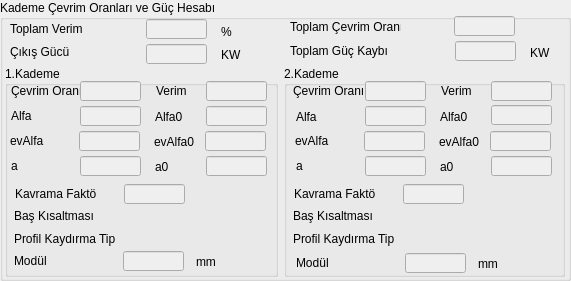
     <widget class="QGroupBox" name="groupBox_5">
      <property name="geometry">
       <rect>
        <x>5</x>
        <y>355</y>
        <width>571</width>
        <height>281</height>
       </rect>
      </property>
      <property name="title">
       <string>Kademe Çevrim Oranları ve Güç Hesabı</string>
      </property>
      <widget class="QLabel" name="label_46">
       <property name="geometry">
        <rect>
         <x>530</x>
         <y>42</y>
         <width>31</width>
         <height>21</height>
        </rect>
       </property>
       <property name="text">
        <string>KW</string>
       </property>
      </widget>
      <widget class="QLineEdit" name="lineEdit_14">
       <property name="enabled">
        <bool>false</bool>
       </property>
       <property name="geometry">
        <rect>
         <x>455</x>
         <y>41</y>
         <width>61</width>
         <height>20</height>
        </rect>
       </property>
      </widget>
      <widget class="QLabel" name="label_42">
       <property name="geometry">
        <rect>
         <x>290</x>
         <y>43</y>
         <width>111</width>
         <height>16</height>
        </rect>
       </property>
       <property name="text">
        <string>Toplam Güç Kaybı</string>
       </property>
      </widget>
      <widget class="QLabel" name="label_40">
       <property name="geometry">
        <rect>
         <x>290</x>
         <y>19</y>
         <width>111</width>
         <height>16</height>
        </rect>
       </property>
       <property name="text">
        <string>Toplam Çevrim Oranı</string>
       </property>
      </widget>
      <widget class="QLineEdit" name="lineEdit_12">
       <property name="enabled">
        <bool>false</bool>
       </property>
       <property name="geometry">
        <rect>
         <x>454</x>
         <y>16</y>
         <width>61</width>
         <height>20</height>
        </rect>
       </property>
      </widget>
      <widget class="QLabel" name="label_39">
       <property name="geometry">
        <rect>
         <x>10</x>
         <y>21</y>
         <width>81</width>
         <height>16</height>
        </rect>
       </property>
       <property name="text">
        <string>Toplam Verim</string>
       </property>
      </widget>
      <widget class="QLabel" name="label_47">
       <property name="geometry">
        <rect>
         <x>221</x>
         <y>21</y>
         <width>31</width>
         <height>21</height>
        </rect>
       </property>
       <property name="text">
        <string>%</string>
       </property>
      </widget>
      <widget class="QLineEdit" name="lineEdit_11">
       <property name="enabled">
        <bool>false</bool>
       </property>
       <property name="geometry">
        <rect>
         <x>146</x>
         <y>19</y>
         <width>61</width>
         <height>20</height>
        </rect>
       </property>
      </widget>
      <widget class="QLabel" name="label_41">
       <property name="geometry">
        <rect>
         <x>10</x>
         <y>44</y>
         <width>111</width>
         <height>16</height>
        </rect>
       </property>
       <property name="text">
        <string>Çıkış Gücü</string>
       </property>
      </widget>
      <widget class="QLabel" name="label_45">
       <property name="geometry">
        <rect>
         <x>221</x>
         <y>44</y>
         <width>31</width>
         <height>21</height>
        </rect>
       </property>
       <property name="text">
        <string>KW</string>
       </property>
      </widget>
      <widget class="QLineEdit" name="lineEdit_13">
       <property name="enabled">
        <bool>false</bool>
       </property>
       <property name="geometry">
        <rect>
         <x>146</x>
         <y>44</y>
         <width>61</width>
         <height>20</height>
        </rect>
       </property>
      </widget>
      <widget class="QGroupBox" name="groupBox_6">
       <property name="geometry">
        <rect>
         <x>284</x>
         <y>66</y>
         <width>281</width>
         <height>211</height>
        </rect>
       </property>
       <property name="title">
        <string>2.Kademe</string>
       </property>
       <widget class="QLabel" name="label_44">
        <property name="geometry">
         <rect>
          <x>9</x>
          <y>15</y>
          <width>71</width>
          <height>20</height>
         </rect>
        </property>
        <property name="text">
         <string>Çevrim Oranı</string>
        </property>
       </widget>
       <widget class="QLabel" name="label_71">
        <property name="geometry">
         <rect>
          <x>155</x>
          <y>66</y>
          <width>51</width>
          <height>20</height>
         </rect>
        </property>
        <property name="text">
         <string>evAlfa0</string>
        </property>
       </widget>
       <widget class="QLineEdit" name="lineEdit_30">
        <property name="enabled">
         <bool>false</bool>
        </property>
        <property name="geometry">
         <rect>
          <x>207</x>
          <y>90</y>
          <width>61</width>
          <height>20</height>
         </rect>
        </property>
       </widget>
       <widget class="QLineEdit" name="lineEdit_29">
        <property name="enabled">
         <bool>false</bool>
        </property>
        <property name="geometry">
         <rect>
          <x>207</x>
          <y>39</y>
          <width>61</width>
          <height>20</height>
         </rect>
        </property>
       </widget>
       <widget class="QLineEdit" name="lineEdit_26">
        <property name="enabled">
         <bool>false</bool>
        </property>
        <property name="geometry">
         <rect>
          <x>81</x>
          <y>15</y>
          <width>61</width>
          <height>20</height>
         </rect>
        </property>
       </widget>
       <widget class="QLabel" name="label_69">
        <property name="geometry">
         <rect>
          <x>12</x>
          <y>41</y>
          <width>71</width>
          <height>20</height>
         </rect>
        </property>
        <property name="text">
         <string>Alfa</string>
        </property>
       </widget>
       <widget class="QLineEdit" name="lineEdit_32">
        <property name="enabled">
         <bool>false</bool>
        </property>
        <property name="geometry">
         <rect>
          <x>81</x>
          <y>40</y>
          <width>61</width>
          <height>20</height>
         </rect>
        </property>
       </widget>
       <widget class="QLineEdit" name="lineEdit_27">
        <property name="enabled">
         <bool>false</bool>
        </property>
        <property name="geometry">
         <rect>
          <x>206</x>
          <y>65</y>
          <width>61</width>
          <height>20</height>
         </rect>
        </property>
       </widget>
       <widget class="QLineEdit" name="lineEdit_28">
        <property name="enabled">
         <bool>false</bool>
        </property>
        <property name="geometry">
         <rect>
          <x>81</x>
          <y>90</y>
          <width>61</width>
          <height>20</height>
         </rect>
        </property>
       </widget>
       <widget class="QLineEdit" name="lineEdit_25">
        <property name="enabled">
         <bool>false</bool>
        </property>
        <property name="geometry">
         <rect>
          <x>80</x>
          <y>65</y>
          <width>61</width>
          <height>20</height>
         </rect>
        </property>
       </widget>
       <widget class="QLabel" name="label_67">
        <property name="geometry">
         <rect>
          <x>156</x>
          <y>41</y>
          <width>51</width>
          <height>20</height>
         </rect>
        </property>
        <property name="text">
         <string>Alfa0</string>
        </property>
       </widget>
       <widget class="QLineEdit" name="lineEdit_31">
        <property name="enabled">
         <bool>false</bool>
        </property>
        <property name="geometry">
         <rect>
          <x>207</x>
          <y>15</y>
          <width>61</width>
          <height>20</height>
         </rect>
        </property>
       </widget>
       <widget class="QLabel" name="label_73">
        <property name="geometry">
         <rect>
          <x>156</x>
          <y>91</y>
          <width>51</width>
          <height>20</height>
         </rect>
        </property>
        <property name="text">
         <string>a0</string>
        </property>
       </widget>
       <widget class="QLabel" name="label_74">
        <property name="geometry">
         <rect>
          <x>157</x>
          <y>15</y>
          <width>41</width>
          <height>20</height>
         </rect>
        </property>
        <property name="text">
         <string>Verim</string>
        </property>
       </widget>
       <widget class="QLabel" name="label_72">
        <property name="geometry">
         <rect>
          <x>12</x>
          <y>90</y>
          <width>71</width>
          <height>20</height>
         </rect>
        </property>
        <property name="text">
         <string>a</string>
        </property>
       </widget>
       <widget class="QLabel" name="label_76">
        <property name="geometry">
         <rect>
          <x>11</x>
          <y>65</y>
          <width>71</width>
          <height>20</height>
         </rect>
        </property>
        <property name="text">
         <string>evAlfa</string>
        </property>
       </widget>
       <widget class="QLabel" name="label_70">
        <property name="geometry">
         <rect>
          <x>123</x>
          <y>140</y>
          <width>61</width>
          <height>20</height>
         </rect>
        </property>
        <property name="text">
         <string/>
        </property>
       </widget>
       <widget class="QLabel" name="label_77">
        <property name="geometry">
         <rect>
          <x>123</x>
          <y>163</y>
          <width>131</width>
          <height>20</height>
         </rect>
        </property>
        <property name="text">
         <string/>
        </property>
       </widget>
       <widget class="QLabel" name="label_68">
        <property name="geometry">
         <rect>
          <x>9</x>
          <y>140</y>
          <width>101</width>
          <height>20</height>
         </rect>
        </property>
        <property name="text">
         <string>Baş Kısaltması</string>
        </property>
       </widget>
       <widget class="QLineEdit" name="lineEdit_34">
        <property name="enabled">
         <bool>false</bool>
        </property>
        <property name="geometry">
         <rect>
          <x>119</x>
          <y>118</y>
          <width>61</width>
          <height>20</height>
         </rect>
        </property>
       </widget>
       <widget class="QLabel" name="label_75">
        <property name="geometry">
         <rect>
          <x>9</x>
          <y>163</y>
          <width>101</width>
          <height>20</height>
         </rect>
        </property>
        <property name="text">
         <string>Profil Kaydırma Tipi</string>
        </property>
       </widget>
       <widget class="QLabel" name="label_79">
        <property name="geometry">
         <rect>
          <x>10</x>
          <y>118</y>
          <width>81</width>
          <height>20</height>
         </rect>
        </property>
        <property name="text">
         <string>Kavrama Faktörü</string>
        </property>
       </widget>
       <widget class="QLabel" name="label_83">
        <property name="geometry">
         <rect>
          <x>12</x>
          <y>187</y>
          <width>81</width>
          <height>20</height>
         </rect>
        </property>
        <property name="text">
         <string>Modül</string>
        </property>
       </widget>
       <widget class="QLabel" name="label_82">
        <property name="geometry">
         <rect>
          <x>194</x>
          <y>188</y>
          <width>51</width>
          <height>20</height>
         </rect>
        </property>
        <property name="text">
         <string>mm</string>
        </property>
       </widget>
       <widget class="QLineEdit" name="lineEdit_36">
        <property name="enabled">
         <bool>false</bool>
        </property>
        <property name="geometry">
         <rect>
          <x>121</x>
          <y>187</y>
          <width>61</width>
          <height>20</height>
         </rect>
        </property>
       </widget>
      </widget>
      <widget class="QGroupBox" name="groupBox_7">
       <property name="geometry">
        <rect>
         <x>5</x>
         <y>66</y>
         <width>273</width>
         <height>211</height>
        </rect>
       </property>
       <property name="title">
        <string>1.Kademe</string>
       </property>
       <widget class="QLabel" name="label_48">
        <property name="geometry">
         <rect>
          <x>6</x>
          <y>15</y>
          <width>71</width>
          <height>20</height>
         </rect>
        </property>
        <property name="text">
         <string>Çevrim Oranı</string>
        </property>
       </widget>
       <widget class="QLineEdit" name="lineEdit_16">
        <property name="enabled">
         <bool>false</bool>
        </property>
        <property name="geometry">
         <rect>
          <x>75</x>
          <y>15</y>
          <width>61</width>
          <height>20</height>
         </rect>
        </property>
       </widget>
       <widget class="QLineEdit" name="lineEdit_18">
        <property name="enabled">
         <bool>false</bool>
        </property>
        <property name="geometry">
         <rect>
          <x>201</x>
          <y>15</y>
          <width>61</width>
          <height>20</height>
         </rect>
        </property>
       </widget>
       <widget class="QLabel" name="label_56">
        <property name="geometry">
         <rect>
          <x>151</x>
          <y>15</y>
          <width>41</width>
          <height>20</height>
         </rect>
        </property>
        <property name="text">
         <string>Verim</string>
        </property>
       </widget>
       <widget class="QLabel" name="label_57">
        <property name="geometry">
         <rect>
          <x>9</x>
          <y>163</y>
          <width>101</width>
          <height>20</height>
         </rect>
        </property>
        <property name="text">
         <string>Profil Kaydırma Tipi</string>
        </property>
       </widget>
       <widget class="QLabel" name="label_58">
        <property name="geometry">
         <rect>
          <x>123</x>
          <y>163</y>
          <width>131</width>
          <height>20</height>
         </rect>
        </property>
        <property name="text">
         <string/>
        </property>
       </widget>
       <widget class="QLabel" name="label_59">
        <property name="geometry">
         <rect>
          <x>123</x>
          <y>140</y>
          <width>61</width>
          <height>20</height>
         </rect>
        </property>
        <property name="text">
         <string/>
        </property>
       </widget>
       <widget class="QLabel" name="label_60">
        <property name="geometry">
         <rect>
          <x>9</x>
          <y>140</y>
          <width>101</width>
          <height>20</height>
         </rect>
        </property>
        <property name="text">
         <string>Baş Kısaltması</string>
        </property>
       </widget>
       <widget class="QLineEdit" name="lineEdit_19">
        <property name="enabled">
         <bool>false</bool>
        </property>
        <property name="geometry">
         <rect>
          <x>75</x>
          <y>40</y>
          <width>61</width>
          <height>20</height>
         </rect>
        </property>
       </widget>
       <widget class="QLabel" name="label_61">
        <property name="geometry">
         <rect>
          <x>6</x>
          <y>40</y>
          <width>71</width>
          <height>20</height>
         </rect>
        </property>
        <property name="text">
         <string>Alfa</string>
        </property>
       </widget>
       <widget class="QLabel" name="label_62">
        <property name="geometry">
         <rect>
          <x>150</x>
          <y>41</y>
          <width>51</width>
          <height>20</height>
         </rect>
        </property>
        <property name="text">
         <string>Alfa0</string>
        </property>
       </widget>
       <widget class="QLineEdit" name="lineEdit_20">
        <property name="enabled">
         <bool>false</bool>
        </property>
        <property name="geometry">
         <rect>
          <x>201</x>
          <y>40</y>
          <width>61</width>
          <height>20</height>
         </rect>
        </property>
       </widget>
       <widget class="QLabel" name="label_63">
        <property name="geometry">
         <rect>
          <x>5</x>
          <y>65</y>
          <width>71</width>
          <height>20</height>
         </rect>
        </property>
        <property name="text">
         <string>evAlfa</string>
        </property>
       </widget>
       <widget class="QLineEdit" name="lineEdit_21">
        <property name="enabled">
         <bool>false</bool>
        </property>
        <property name="geometry">
         <rect>
          <x>74</x>
          <y>65</y>
          <width>61</width>
          <height>20</height>
         </rect>
        </property>
       </widget>
       <widget class="QLabel" name="label_64">
        <property name="geometry">
         <rect>
          <x>149</x>
          <y>66</y>
          <width>51</width>
          <height>20</height>
         </rect>
        </property>
        <property name="text">
         <string>evAlfa0</string>
        </property>
       </widget>
       <widget class="QLineEdit" name="lineEdit_22">
        <property name="enabled">
         <bool>false</bool>
        </property>
        <property name="geometry">
         <rect>
          <x>200</x>
          <y>65</y>
          <width>61</width>
          <height>20</height>
         </rect>
        </property>
       </widget>
       <widget class="QLineEdit" name="lineEdit_23">
        <property name="enabled">
         <bool>false</bool>
        </property>
        <property name="geometry">
         <rect>
          <x>75</x>
          <y>90</y>
          <width>61</width>
          <height>20</height>
         </rect>
        </property>
       </widget>
       <widget class="QLabel" name="label_65">
        <property name="geometry">
         <rect>
          <x>150</x>
          <y>91</y>
          <width>51</width>
          <height>20</height>
         </rect>
        </property>
        <property name="text">
         <string>a0</string>
        </property>
       </widget>
       <widget class="QLineEdit" name="lineEdit_24">
        <property name="enabled">
         <bool>false</bool>
        </property>
        <property name="geometry">
         <rect>
          <x>201</x>
          <y>90</y>
          <width>61</width>
          <height>20</height>
         </rect>
        </property>
       </widget>
       <widget class="QLabel" name="label_66">
        <property name="geometry">
         <rect>
          <x>6</x>
          <y>90</y>
          <width>71</width>
          <height>20</height>
         </rect>
        </property>
        <property name="text">
         <string>a</string>
        </property>
       </widget>
       <widget class="QLineEdit" name="lineEdit_33">
        <property name="enabled">
         <bool>false</bool>
        </property>
        <property name="geometry">
         <rect>
          <x>119</x>
          <y>118</y>
          <width>61</width>
          <height>20</height>
         </rect>
        </property>
       </widget>
       <widget class="QLabel" name="label_78">
        <property name="geometry">
         <rect>
          <x>10</x>
          <y>118</y>
          <width>81</width>
          <height>20</height>
         </rect>
        </property>
        <property name="text">
         <string>Kavrama Faktörü</string>
        </property>
       </widget>
       <widget class="QLineEdit" name="lineEdit_35">
        <property name="enabled">
         <bool>false</bool>
        </property>
        <property name="geometry">
         <rect>
          <x>118</x>
          <y>185</y>
          <width>61</width>
          <height>20</height>
         </rect>
        </property>
       </widget>
       <widget class="QLabel" name="label_80">
        <property name="geometry">
         <rect>
          <x>9</x>
          <y>185</y>
          <width>81</width>
          <height>20</height>
         </rect>
        </property>
        <property name="text">
         <string>Modül</string>
        </property>
       </widget>
       <widget class="QLabel" name="label_81">
        <property name="geometry">
         <rect>
          <x>191</x>
          <y>186</y>
          <width>51</width>
          <height>20</height>
         </rect>
        </property>
        <property name="text">
         <string>mm</string>
        </property>
       </widget>
      </widget>
      <zorder>groupBox_6</zorder>
      <zorder>label_46</zorder>
      <zorder>lineEdit_14</zorder>
      <zorder>label_42</zorder>
      <zorder>label_40</zorder>
      <zorder>lineEdit_12</zorder>
      <zorder>label_39</zorder>
      <zorder>label_47</zorder>
      <zorder>lineEdit_11</zorder>
      <zorder>label_41</zorder>
      <zorder>label_45</zorder>
      <zorder>lineEdit_13</zorder>
      <zorder>groupBox_7</zorder>
     </widget>
